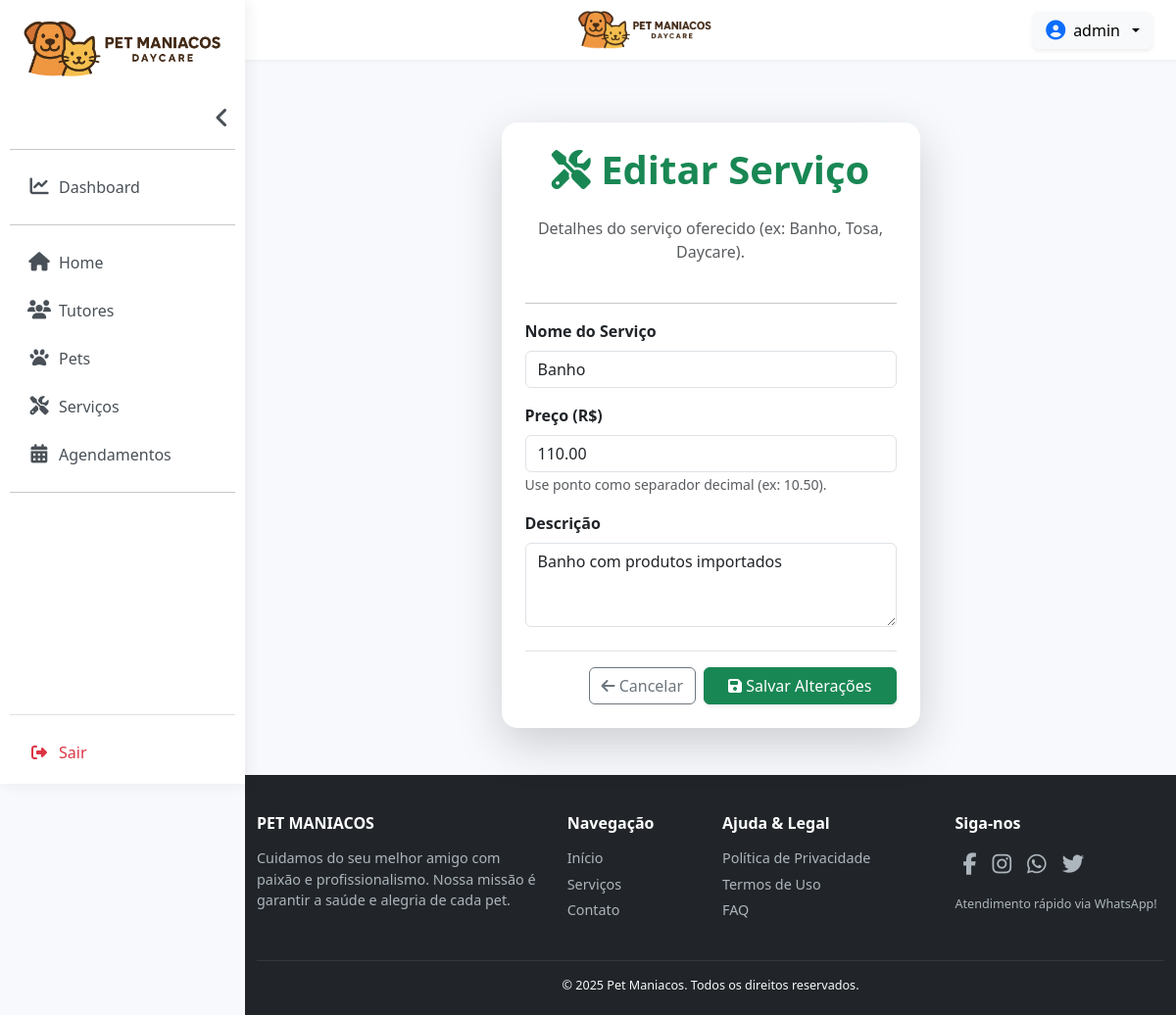
The app's page /servicos/editar/1/ (signed in) with its own data.
### daycare/models.py (models this page shows, shortened)
class Service(models.Model):
    name = models.CharField(max_length=255, verbose_name='Nome')
    description = models.TextField(blank=True, null=True, verbose_name='Descrição')
    price = models.DecimalField(max_digits=10, decimal_places=2, verbose_name='Preço')
    class Meta:
        verbose_name = 'Serviço'
        verbose_name_plural = 'Serviços'

### daycare/views.py (the view)
# urls.py: path('servicos/editar/<int:pk>/', ServiceUpdateView.as_view(), name='service_update'),
@method_decorator(login_required, name='dispatch')
class ServiceUpdateView(UpdateView):
    model = Service
    fields = ['name', 'description', 'price']
    template_name = 'service_form.html'
    success_url = reverse_lazy('service_list')
    def dispatch(self, request, *args, **kwargs):
        if not has_model_permission(request.user, 'daycare.change_service'):
            messages.warning(request, "Você não tem permissão para editar serviços.")
            return redirect('service_list')
        return super().dispatch(request, *args, **kwargs)

### daycare/views.py (called while the page is built)
def has_model_permission(user, perm_name):
    return user.is_authenticated and user.has_perm(perm_name)

### daycare/templates/service_form.html (shortened to what this page needs)
{% extends 'base.html' %}
{% block content %}
<div class="container py-4">
    <div class="row justify-content-center">
        <div class="col-md-8 col-lg-6">
            <div class="card shadow-lg p-4 rounded-4 border-0">
                <h1 class="fw-bold text-success text-center mb-4">
                    <i class="fas fa-tools"></i>
                    {% if object %}Editar Serviço{% else %}Cadastrar Novo Serviço{% endif %}
                </h1>
                <p class="text-center text-muted mb-4">
                    Detalhes do serviço oferecido (ex: Banho, Tosa, Daycare).
                </p>
                <hr>
                <form method="post">
                    <div class="mb-3">
                        <label class="form-label fw-bold" for="{{ form.name.id_for_label }}">Nome do Serviço</label>
                        {{ form.name }}
                    </div>
                    <div class="mb-3">
                        <label class="form-label fw-bold" for="{{ form.price.id_for_label }}">Preço (R$)</label>
                        {{ form.price }}
                        <small class="form-text text-muted">Use ponto como separador decimal (ex: 10.50).</small>
                    </div>
                    <div class="mb-4">
                        <label class="form-label fw-bold" for="{{ form.description.id_for_label }}">Descrição</label>
                        {{ form.description }}
                    </div>
                    <div class="d-flex justify-content-end gap-2 pt-3 border-top">
                        <a href="{% url 'service_list' %}" class="btn btn-outline-secondary">
                            <i class="fas fa-arrow-left"></i> Cancelar
                        </a>
                        <button type="submit" class="btn btn-success px-4 shadow-sm">
                            <i class="fas fa-save"></i>
                            {% if object %}Salvar Alterações{% else %}Cadastrar Serviço{% endif %}
                        </button>
                    </div>
                </form>
            </div>
        </div>
    </div>
</div>
{% endblock %}

### daycare/templates/base.html (shortened to what this page needs)
{% load static %}
<!DOCTYPE html>
<html lang="pt-br">
<head>
    <link href="https://cdn.jsdelivr.net/npm/bootstrap@5.3.2/dist/css/bootstrap.min.css" rel="stylesheet">
    <link rel="stylesheet" href="https://cdnjs.cloudflare.com/ajax/libs/font-awesome/6.5.2/css/all.min.css">
</head>
<body>
{% if user.is_authenticated %}
<nav id="sidebar" class="sidebar-expanded">
    <div class="sidebar-header">
        <a class="navbar-brand" href="{% url 'home' %}">
            <img id="sidebar-logo" src="{% static 'img/logo2.png' %}"
                data-full-src="{% static 'img/logo2.png' %}"
                data-collapsed-src="{% static 'img/logo_small.png' %}"
                alt="Logo" class="img-fluid sidebar-logo">
        </a>
    </div>
    <div id="sidebar-collapsible-content">
        <div class="toggle-sidebar-container d-none d-lg-flex">
            <button id="desktop-sidebar-toggle" class="toggle-sidebar-btn">
                <i class="fas fa-angle-left fa-lg"></i>
            </button>
        </div>
        <ul class="list-unstyled components mb-2">
            <hr>
            <li><a href="{% url 'dashboard' %}" class="sidebar-link {% if request.path == '/dashboard/' %}active{% endif %}"><i class="fas fa-chart-line"></i> <span class="link-text">Dashboard</span></a></li>
            <hr>
            <li><a href="{% url 'home' %}" class="sidebar-link {% if request.resolver_match.url_name == 'home' %}active{% endif %}"><i class="fas fa-home"></i> <span class="link-text">Home</span></a></li>
            <li><a href="{% url 'tutor_list' %}" class="sidebar-link {% if 'tutores' in request.path %}active{% endif %}"><i class="fas fa-users"></i> <span class="link-text">Tutores</span></a></li>
            <li><a href="{% url 'pet_list' %}" class="sidebar-link {% if 'pets' in request.path %}active{% endif %}"><i class="fas fa-paw"></i> <span class="link-text">Pets</span></a></li>
            <li><a href="{% url 'service_list' %}" class="sidebar-link {% if 'service' in request.path %}active{% endif %}"><i class="fas fa-tools"></i> <span class="link-text">Serviços</span></a></li>
            <li><a href="{% url 'scheduling_list' %}" class="sidebar-link {% if 'agendamentos' in request.path %}active{% endif %}"><i class="fas fa-calendar-alt"></i> <span class="link-text">Agendamentos</span></a></li>
            <hr>
        </ul>
    </div>
    <div class="mt-auto pt-3 border-top">
        <form method="post" action="{% url 'logout' %}">
            <button type="submit" class="sidebar-logout-button text-danger">
                <i class="fas fa-sign-out-alt"></i> <span class="link-text">Sair</span>
            </button>
        </form>
    </div>
</nav>
{% endif %}
<div id="content-wrapper" {% if not user.is_authenticated %}class="full-width-content"{% endif %}>
    {% if user.is_authenticated %}
    <nav id="top-bar" class="navbar navbar-expand-lg py-2">
        <div class="container-fluid pe-4">
            <div class="container-fluid justify-content-center">
                <a href="{% url 'home' %}">
                    <img id="topbar-logo-centered" src="{% static 'img/logo2.png' %}"
                        alt="Logo Pet Maniacos"
                        class="d-block mx-auto">
                </a>
            </div>
            <div class="d-flex align-items-center gap-3 ms-lg-auto">
                <div class="dropdown">
                    <button class="btn btn-light d-flex align-items-center gap-2 dropdown-toggle shadow-sm" type="button" data-bs-toggle="dropdown" aria-expanded="false">
                        <i class="fas fa-user-circle fa-lg text-primary"></i>
                        <span class="fw-medium">{{ user.first_name|default:user.username }}</span>
                    </button>
                </div>
            </div>
        </div>
    </nav>
    {% endif %}
    <main class="container-fluid py-4 flex-grow-1 px-4">
        {% block content %}{% endblock %}
    </main>
    <footer class="text-start">
        <div class="container-fluid">
            <div class="row">
                <div class="col-lg-4 col-md-6 mb-4 mb-lg-0">
                    <h5 class="text-uppercase">Pet Maniacos</h5>
                    <p>
                        Cuidamos do seu melhor amigo com paixão e profissionalismo.
                        Nossa missão é garantir a saúde e alegria de cada pet.
                    </p>
                </div>
                <div class="col-lg-2 col-md-6 mb-4 mb-lg-0">
                    <h5>Navegação</h5>
                    <ul class="list-unstyled">
                        <li><a href="{% url 'home' %}">Início</a></li>
                        <li><a href="{% url 'service_list'%}">Serviços</a></li>
                        <li><a href="{% url 'contato' %}">Contato</a></li>
                    </ul>
                </div>
                <div class="col-lg-3 col-md-6 mb-4 mb-lg-0">
                    <h5>Ajuda & Legal</h5>
                    <ul class="list-unstyled">
                        <li><a href="{% url 'politica_privacidade' %}">Política de Privacidade</a></li>
                        <li><a href="{% url 'termos_de_uso' %}">Termos de Uso</a></li>
                        <li><a href="{% url 'faq' %}">FAQ</a></li>
                    </ul>
                </div>
                <div class="col-lg-3 col-md-6 mb-4 mb-lg-0">
                    <h5>Siga-nos</h5>
                    <div class="social-icons mb-3">
                        <a href="#" class="me-2"><i class="fa-brands fa-facebook-f"></i></a>
                        <a href="#" class="me-2"><i class="fa-brands fa-instagram"></i></a>
                        <a href="#" class="me-2"><i class="fa-brands fa-whatsapp"></i></a>
                        <a href="#" class="me-2"><i class="fa-brands fa-twitter"></i></a>
                    </div>
                    <p class="small text-center text-md-start">Atendimento rápido via WhatsApp!</p>
                </div>
            </div>
            <hr class="mt-4 mb-3 border-secondary opacity-25">
            <div class="row">
                <div class="col-12 text-center">
                    <p class="mb-0 small text-light">
                        &copy; 2025 Pet Maniacos. Todos os direitos reservados.
                    </p>
                </div>
            </div>
        </div>
    </footer>
</div>
</body>
</html>

### daycare/templates/base.html (style rules this page uses)
:root { --sidebar-width: 250px; --sidebar-collapsed-width: 70px; --primary-color: #0d6efd; --secondary-bg: #f7f9fc; }
body { min-height: 100vh; display: flex; background-color: var(--secondary-bg); }
#sidebar { width: var(--sidebar-width); height: 100vh; position: fixed; top: 0; left: 0; background-color: #fff; padding: 10px; box-shadow: 2px 0 15px rgba(0,0,0,0.07); overflow: hidden; z-index: 1050; display: flex; flex-direction: column; transition: width 0.3s; }
#sidebar .sidebar-header { display: flex; justify-content: center; align-items: center; padding: 5px 10px 15px 10px; height: 90px; position: relative; }
#sidebar .sidebar-header img { height: auto; max-height: 70px; width: auto; transition: all 0.3s; object-fit: contain; }
.toggle-sidebar-btn { background: transparent; border: none; cursor: pointer; font-size: 1.2rem; color: #495057; transition: transform 0.3s, color 0.3s; }
.toggle-sidebar-container { display: flex; justify-content: flex-end; padding-top: 5px; margin-bottom: 10px; }
.sidebar-link { padding: 10px 10px; display: flex; align-items: center; color: #495057; text-decoration: none; border-radius: 6px; margin-bottom: 5px; font-weight: 500; transition: background-color 0.2s, color 0.2s; }
.sidebar-link i { min-width: 40px; font-size: 1.2rem; text-align: center; }
.sidebar-link .link-text { white-space: nowrap; transition: opacity 0.3s, max-width 0.3s; }
.sidebar-logout-button { border: none; background: none; cursor: pointer; padding: 10px; text-align: left; width: 100%; display: flex; align-items: center; font-weight: 500; border-radius: 6px; transition: background-color 0.2s; color: #495057; }
.sidebar-logout-button i { min-width: 40px; text-align: center; }
#content-wrapper { margin-left: var(--sidebar-width); flex-grow: 1; display: flex; flex-direction: column; transition: margin-left 0.3s; width: 100%; }
#top-bar { background-color: #fff; box-shadow: 0 1px 4px rgba(0,0,0,0.05); width: 100%; position: sticky; top: 0; z-index: 1020; }
#topbar-logo-centered { height: 45px; width: auto; object-fit: contain; }
footer { background-color: #212529; color: #adb5bd; padding: 40px 0 20px 0; margin-top: auto; font-size: 0.9rem; }
footer h5 { color: #fff; font-weight: 600; margin-bottom: 15px; font-size: 1rem; }
footer a { color: #adb5bd; text-decoration: none; transition: color 0.2s; display: block; margin-bottom: 5px; }
.social-icons { display: flex; justify-content: center; margin-bottom: 15px !important; }
.social-icons a { color: #adb5bd; margin: 0 8px; font-size: 1.4rem; }
@media (min-width: 992px) { .social-icons { justify-content: flex-start; } }

### records on screen
Service: name "Banho", price "110.00", description "Banho com produtos importados"

### other values on screen
{{ user.first_name|default:user.username }} "admin"
